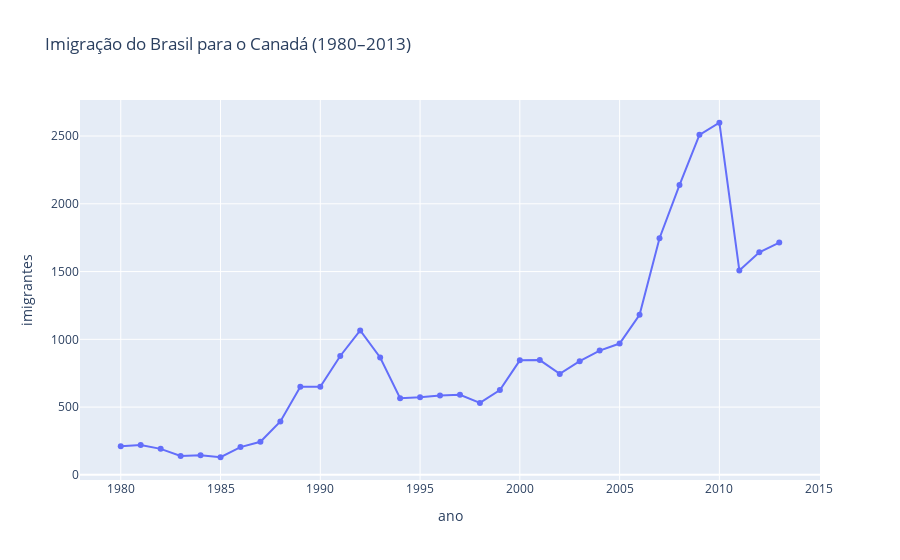

Notebook code for this chart:
### Code cell
import plotly.express as px

fig = px.line(dados_brasil, x='ano', y='imigrantes',
              title='Imigração do Brasil para o Canadá (1980–2013)',
              markers=True)
fig.show()

### Figure 1 — Plotly figure (JSON) as saved in the notebook; plotly's stock layout.template omitted (floating-point values rounded to 4 significant figures)
{"data": [{"hovertemplate": "ano=%{x}<br>imigrantes=%{y}<extra></extra>", "legendgroup": "", "line": {"color": "#636efa", "dash": "solid"}, "marker": {"symbol": "circle"}, "mode": "lines+markers", "name": "", "orientation": "h", "showlegend": false, "type": "scatter", "x": [1980, 1981, 1982, 1983, 1984, 1985, 1986, 1987, 1988, 1989, 1990, 1991, 1992, 1993, 1994, 1995, 1996, 1997, 1998, 1999, 2000, 2001, 2002, 2003, 2004, 2005, 2006, 2007, 2008, 2009, 2010, 2011, 2012, 2013], "xaxis": "x", "y": [211, 220, 192, 139, 145, 130, 205, 244, 394, 650, 650, 877, 1066, 866, 566, 572, 586, 591, 531, 626, 845, 847, 745, 839, 917, 969, 1181, 1746, 2138, 2509, 2598, 1508, 1642, 1714], "yaxis": "y"}], "layout": {"legend": {"tracegroupgap": 0}, "title": {"text": "Imigração do Brasil para o Canadá (1980–2013)"}, "xaxis": {"anchor": "y", "domain": [0, 1], "title": {"text": "ano"}}, "yaxis": {"anchor": "x", "domain": [0, 1], "title": {"text": "imigrantes"}}}}
